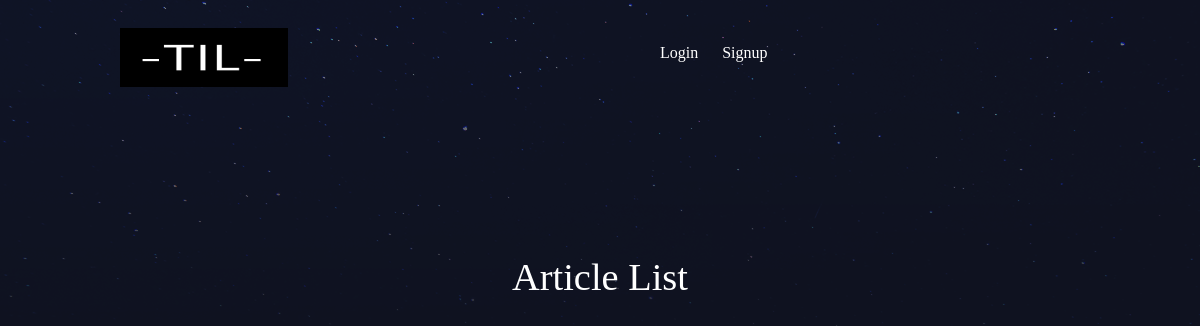
/articles/, run on an earlier commit of the app's database.
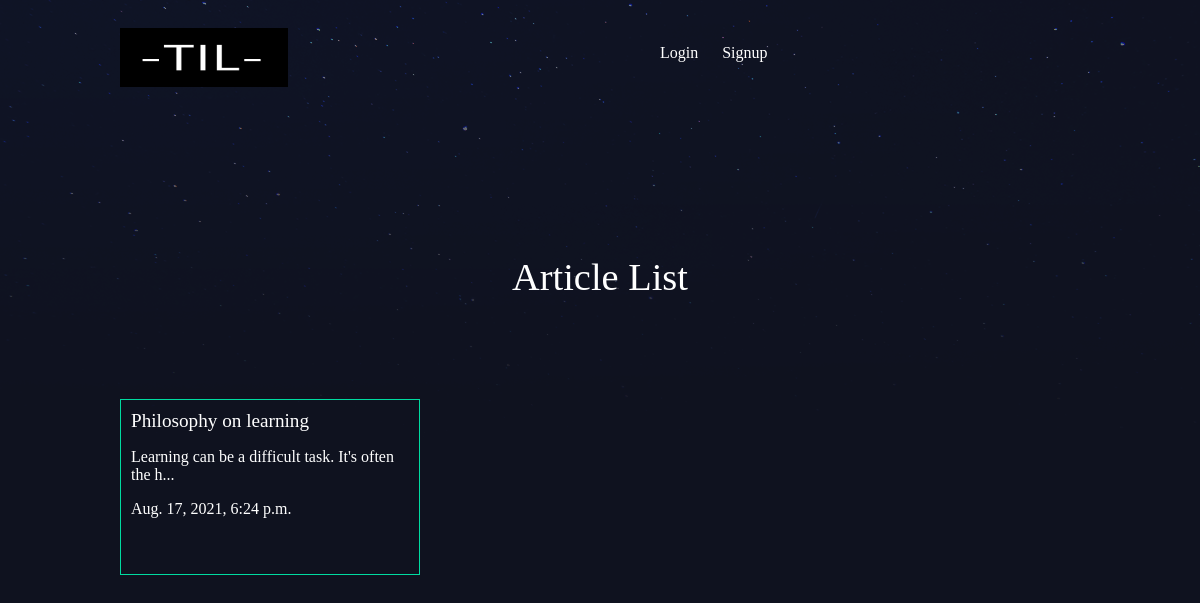
And on a later commit of the database.
### articles/models.py (models this page shows, shortened)
class Article(models.Model):
    title = CharField(max_length=100)
    body = TextField()
    slug = SlugField()
    date = DateTimeField(auto_now_add=True)
    thumbnail = models.ImageField(default='default.png', blank=True)
    author = models.ForeignKey(User, on_delete=models.CASCADE, default=None)
    def snippet(self):
        return self.body[:50] + '...'

### articles/views.py (the view)
# urls.py: path('', article_views.article_list, name='home'),
def article_list(request):
    articles = Article.objects.all().order_by('date')
    return render(request, 'articles/article_list.html', {'articles': articles})

### articles/templates/articles/article_list.html
{% extends 'base_layout.html' %}
{% block content %}
<h1>Article List</h1>
<div class='articles'>
    {% for article in articles %}
    <div class='article'>
        <h2><a href="{% url 'articles:detailView' slug=article.slug %}"">{{article.title}}</a></h2>
        <p>{{article.snippet}}</p>
        <p>{{article.date}}</p>
    </div>
    {% endfor %}
</div>
{% endblock %}

What changed in the data, as far as the page shows it:
added Article: title "Philosophy on learning", snippet "Learning can be a difficult task. It's often the h...", date "Aug. 17, 2021, 6:24 p.m."
